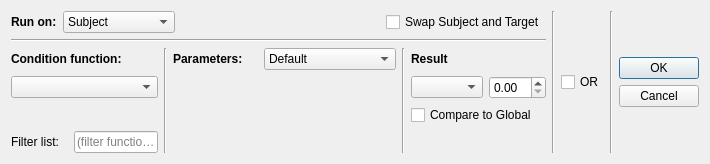
<?xml version="1.0" encoding="UTF-8"?>
<ui version="4.0">
 <class>DKConditionEditDialog</class>
 <widget class="QDialog" name="DKConditionEditDialog">
  <property name="windowTitle">
   <string>Condition</string>
  </property>
  <layout class="QGridLayout" name="gridLayout_2" columnstretch="2,0,0,0,0,0,0,0">
   <item row="0" column="6" rowspan="3">
    <widget class="Line" name="line_5">
     <property name="orientation">
      <enum>Qt::Vertical</enum>
     </property>
    </widget>
   </item>
   <item row="0" column="0" colspan="4">
    <layout class="QGridLayout" name="layoutRunOn" columnstretch="0,1,2,1,0">
     <item row="0" column="3">
      <spacer name="horizontalSpacer_2">
       <property name="orientation">
        <enum>Qt::Horizontal</enum>
       </property>
       <property name="sizeHint" stdset="0">
        <size>
         <width>0</width>
         <height>0</height>
        </size>
       </property>
      </spacer>
     </item>
     <item row="0" column="0">
      <widget class="QLabel" name="labelRunOn">
       <property name="font">
        <font>
         <weight>75</weight>
         <bold>true</bold>
        </font>
       </property>
       <property name="text">
        <string>Run on:</string>
       </property>
       <property name="buddy">
        <cstring>runOn</cstring>
       </property>
      </widget>
     </item>
     <item row="0" column="1">
      <widget class="QComboBox" name="runOn">
       <item>
        <property name="text">
         <string>Subject</string>
        </property>
       </item>
       <item>
        <property name="text">
         <string>Target</string>
        </property>
       </item>
       <item>
        <property name="text">
         <string>Reference</string>
        </property>
       </item>
       <item>
        <property name="text">
         <string>Combat Target</string>
        </property>
       </item>
       <item>
        <property name="text">
         <string>Linked Ref</string>
        </property>
       </item>
       <item>
        <property name="text">
         <string>Alias</string>
        </property>
       </item>
       <item>
        <property name="text">
         <string>Package Data</string>
        </property>
       </item>
       <item>
        <property name="text">
         <string>Event Data</string>
        </property>
       </item>
      </widget>
     </item>
     <item row="0" column="4">
      <widget class="QCheckBox" name="flagSwapSubjectAndTarget">
       <property name="text">
        <string>Swap Subject and Target</string>
       </property>
      </widget>
     </item>
     <item row="0" column="2">
      <widget class="QStackedWidget" name="runOnStack">
       <property name="currentIndex">
        <number>1</number>
       </property>
       <widget class="QWidget" name="runOnPageDropdown">
        <layout class="QGridLayout" name="gridLayout_5">
         <property name="leftMargin">
          <number>0</number>
         </property>
         <property name="topMargin">
          <number>0</number>
         </property>
         <property name="rightMargin">
          <number>0</number>
         </property>
         <property name="bottomMargin">
          <number>0</number>
         </property>
         <item row="0" column="0">
          <widget class="QComboBox" name="runOnDropdown"/>
         </item>
        </layout>
       </widget>
       <widget class="QWidget" name="runOnPageButton">
        <layout class="QGridLayout" name="gridLayout_6">
         <property name="leftMargin">
          <number>0</number>
         </property>
         <property name="topMargin">
          <number>0</number>
         </property>
         <property name="rightMargin">
          <number>0</number>
         </property>
         <property name="bottomMargin">
          <number>0</number>
         </property>
         <item row="0" column="0">
          <widget class="DKCompactObjectReferencePicker" name="runOnButton">
           <property name="placeholder">
            <string>Select...</string>
           </property>
          </widget>
         </item>
         <item row="0" column="1">
          <spacer name="horizontalSpacer">
           <property name="orientation">
            <enum>Qt::Horizontal</enum>
           </property>
           <property name="sizeHint" stdset="0">
            <size>
             <width>0</width>
             <height>0</height>
            </size>
           </property>
          </spacer>
         </item>
        </layout>
       </widget>
      </widget>
     </item>
    </layout>
   </item>
   <item row="0" column="7" rowspan="3">
    <layout class="QVBoxLayout" name="layoutExit">
     <item>
      <spacer name="verticalSpacer_3">
       <property name="orientation">
        <enum>Qt::Vertical</enum>
       </property>
       <property name="sizeHint" stdset="0">
        <size>
         <width>0</width>
         <height>0</height>
        </size>
       </property>
      </spacer>
     </item>
     <item>
      <widget class="QPushButton" name="buttonOK">
       <property name="text">
        <string>OK</string>
       </property>
      </widget>
     </item>
     <item>
      <widget class="QPushButton" name="buttonCancel">
       <property name="text">
        <string>Cancel</string>
       </property>
      </widget>
     </item>
     <item>
      <spacer name="verticalSpacer_4">
       <property name="orientation">
        <enum>Qt::Vertical</enum>
       </property>
       <property name="sizeHint" stdset="0">
        <size>
         <width>0</width>
         <height>0</height>
        </size>
       </property>
      </spacer>
     </item>
    </layout>
   </item>
   <item row="0" column="5" rowspan="3">
    <layout class="QGridLayout" name="gridLayout_4">
     <item row="0" column="0">
      <widget class="QCheckBox" name="flagOr">
       <property name="text">
        <string>OR</string>
       </property>
      </widget>
     </item>
    </layout>
   </item>
   <item row="0" column="4" rowspan="3">
    <widget class="Line" name="line_4">
     <property name="orientation">
      <enum>Qt::Vertical</enum>
     </property>
    </widget>
   </item>
   <item row="1" column="0" colspan="4">
    <widget class="Line" name="line_2">
     <property name="orientation">
      <enum>Qt::Horizontal</enum>
     </property>
    </widget>
   </item>
   <item row="2" column="0" colspan="4">
    <layout class="QGridLayout" name="layoutBottom" columnstretch="2,3,0,3,2,0,1,2">
     <item row="1" column="0" colspan="2">
      <widget class="QComboBox" name="function"/>
     </item>
     <item row="0" column="3">
      <widget class="QLabel" name="labelParams">
       <property name="font">
        <font>
         <weight>75</weight>
         <bold>true</bold>
        </font>
       </property>
       <property name="text">
        <string>Parameters:</string>
       </property>
      </widget>
     </item>
     <item row="0" column="2" rowspan="4">
      <widget class="Line" name="line">
       <property name="orientation">
        <enum>Qt::Vertical</enum>
       </property>
      </widget>
     </item>
     <item row="3" column="0">
      <widget class="QLabel" name="labelFilterFunction">
       <property name="text">
        <string>Filter list:</string>
       </property>
       <property name="buddy">
        <cstring>filterFunction</cstring>
       </property>
      </widget>
     </item>
     <item row="3" column="1">
      <widget class="QLineEdit" name="filterFunction">
       <property name="placeholderText">
        <string>(filter function list)</string>
       </property>
      </widget>
     </item>
     <item row="0" column="4">
      <widget class="QComboBox" name="paramFlags">
       <item>
        <property name="text">
         <string>Default</string>
        </property>
       </item>
       <item>
        <property name="text">
         <string>Use Aliases</string>
        </property>
       </item>
       <item>
        <property name="text">
         <string>Use Package Data</string>
        </property>
       </item>
      </widget>
     </item>
     <item row="0" column="0" colspan="2">
      <widget class="QLabel" name="labelFunction">
       <property name="font">
        <font>
         <weight>75</weight>
         <bold>true</bold>
        </font>
       </property>
       <property name="text">
        <string>Condition function:</string>
       </property>
       <property name="buddy">
        <cstring>function</cstring>
       </property>
      </widget>
     </item>
     <item row="0" column="5" rowspan="4">
      <widget class="Line" name="line_3">
       <property name="orientation">
        <enum>Qt::Vertical</enum>
       </property>
      </widget>
     </item>
     <item row="1" column="6">
      <widget class="QComboBox" name="op"/>
     </item>
     <item row="0" column="6" colspan="2">
      <widget class="QLabel" name="labelResult">
       <property name="font">
        <font>
         <weight>75</weight>
         <bold>true</bold>
        </font>
       </property>
       <property name="text">
        <string>Result</string>
       </property>
      </widget>
     </item>
     <item row="2" column="6" colspan="2">
      <widget class="QCheckBox" name="flagCompareToGlobal">
       <property name="text">
        <string>Compare to Global</string>
       </property>
      </widget>
     </item>
     <item row="1" column="7">
      <widget class="QStackedWidget" name="operandStack">
       <property name="sizePolicy">
        <sizepolicy hsizetype="Preferred" vsizetype="Maximum">
         <horstretch>0</horstretch>
         <verstretch>0</verstretch>
        </sizepolicy>
       </property>
       <widget class="QWidget" name="operandPageConstant">
        <layout class="QGridLayout" name="gridLayout">
         <property name="leftMargin">
          <number>0</number>
         </property>
         <property name="topMargin">
          <number>0</number>
         </property>
         <property name="rightMargin">
          <number>0</number>
         </property>
         <property name="bottomMargin">
          <number>0</number>
         </property>
         <item row="0" column="0">
          <widget class="QDoubleSpinBox" name="operandConstant"/>
         </item>
        </layout>
       </widget>
       <widget class="QWidget" name="operandPageGlobal">
        <layout class="QGridLayout" name="gridLayout_3">
         <property name="leftMargin">
          <number>0</number>
         </property>
         <property name="topMargin">
          <number>0</number>
         </property>
         <property name="rightMargin">
          <number>0</number>
         </property>
         <property name="bottomMargin">
          <number>0</number>
         </property>
         <item row="0" column="0">
          <widget class="DKFormPicker" name="operandGlobal"/>
         </item>
        </layout>
       </widget>
      </widget>
     </item>
     <item row="1" column="3" colspan="2">
      <widget class="QWidget" name="param1Holder" native="true">
       <property name="focusPolicy">
        <enum>Qt::TabFocus</enum>
       </property>
      </widget>
     </item>
     <item row="2" column="3" colspan="2">
      <widget class="QWidget" name="param2Holder" native="true">
       <property name="focusPolicy">
        <enum>Qt::TabFocus</enum>
       </property>
      </widget>
     </item>
     <item row="3" column="3" colspan="2">
      <widget class="QWidget" name="param3Holder" native="true">
       <property name="focusPolicy">
        <enum>Qt::TabFocus</enum>
       </property>
      </widget>
     </item>
    </layout>
   </item>
  </layout>
 </widget>
 <customwidgets>
  <customwidget>
   <class>DKFormPicker</class>
   <extends>QWidget</extends>
   <header>widgets/DKFormPicker.h</header>
  </customwidget>
  <customwidget>
   <class>DKCompactObjectReferencePicker</class>
   <extends>QWidget</extends>
   <header>widgets/DKCompactObjectReferencePicker.h</header>
  </customwidget>
 </customwidgets>
 <tabstops>
  <tabstop>runOn</tabstop>
  <tabstop>runOnDropdown</tabstop>
  <tabstop>flagSwapSubjectAndTarget</tabstop>
  <tabstop>function</tabstop>
  <tabstop>filterFunction</tabstop>
  <tabstop>paramFlags</tabstop>
  <tabstop>param1Holder</tabstop>
  <tabstop>param2Holder</tabstop>
  <tabstop>param3Holder</tabstop>
  <tabstop>runOnButton</tabstop>
  <tabstop>op</tabstop>
  <tabstop>operandConstant</tabstop>
  <tabstop>flagCompareToGlobal</tabstop>
  <tabstop>flagOr</tabstop>
  <tabstop>buttonOK</tabstop>
  <tabstop>buttonCancel</tabstop>
 </tabstops>
 <resources/>
 <connections/>
</ui>
